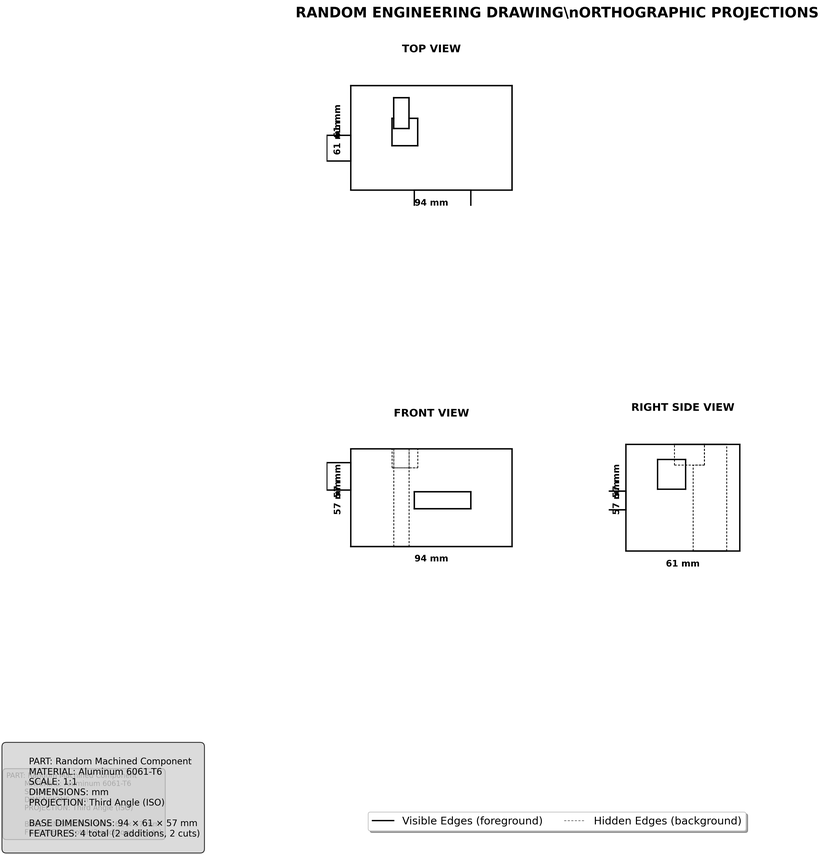
#> input picture random_engineering_drawings.png, 825 x 855 px, shrunk from 3883 x 4025 before the run
$ python HLR_Analysis_Tool.py
#> lines starting #> are read from the running program, lines starting #| are printed output that depends on the picture; after the words box and inside, x2 and y2 are one past the last pixel; in counts of white or black regions, pixels touching at a corner belong together
#!/usr/bin/env python3
"""
HLR Analysis Tool - Detailed analysis of hidden line removal accuracy
"""

import sys
import os
import matplotlib.pyplot as plt
import matplotlib.image as mpimg
import numpy as np
from PIL import Image

def analyze_hlr_output():
    """Analyze the HLR output for correctness issues."""
    print("HLR Analysis Tool")
    print("="*50)

    # Load the most recent drawing
    drawing_file = "random_engineering_drawings.png"

    if not os.path.exists(drawing_file):
        print(f"❌ Drawing file not found: {drawing_file}")
        return

    print(f"✓ Analyzing: {drawing_file}")

    # Load and analyze the image
    try:
        img = Image.open(drawing_file)
#> img is the input picture: PIL image 825x855 RGBA; mean R, G, B, A 249.7, 249.7, 249.7, 255
        img_array = np.array(img)

        print(f"Image dimensions: {img.size}")
#| Image dimensions: (825, 855)
        print(f"Image mode: {img.mode}")
#| Image mode: RGBA

        # Analyze the drawing content
        analyze_drawing_content(img_array)

    except Exception as e:
        print(f"❌ Error loading image: {e}")

def analyze_drawing_content(img_array):
    """Analyze the drawing content for HLR issues."""
    print("\nDrawing Content Analysis:")
    print("-" * 30)

    # Convert to grayscale for analysis
    if len(img_array.shape) == 3:
        gray = np.mean(img_array, axis=2)
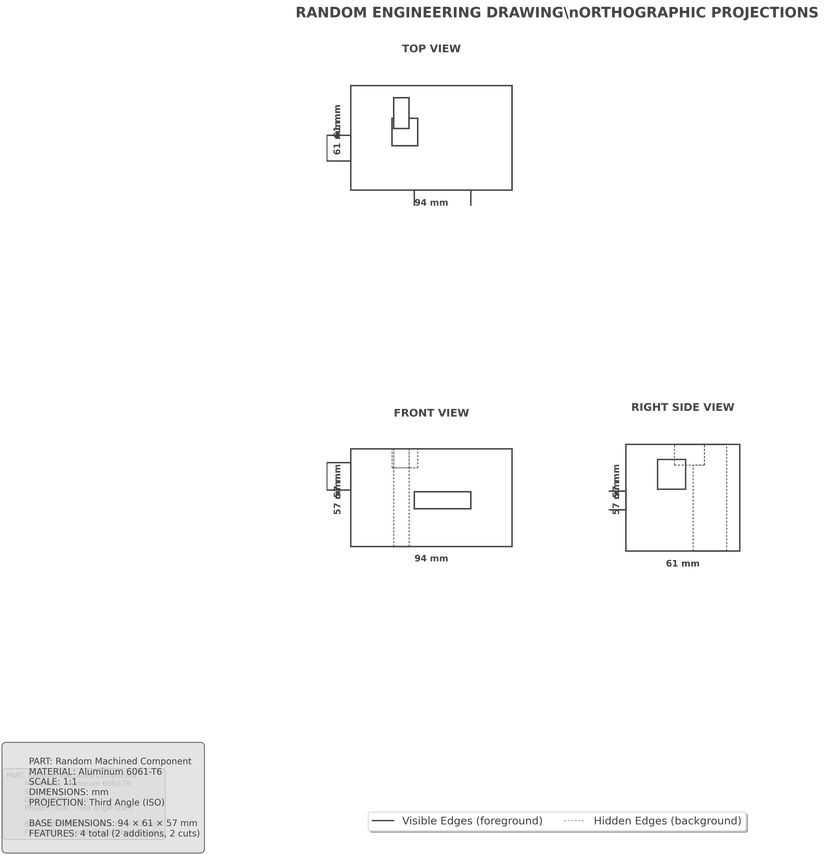
#> gray: shape (855, 825) float64; min 63.75, max 255, mean 251.1
    else:
        gray = img_array

    # Find line pixels (non-white areas)
    line_pixels = gray < 250  # Assuming white background
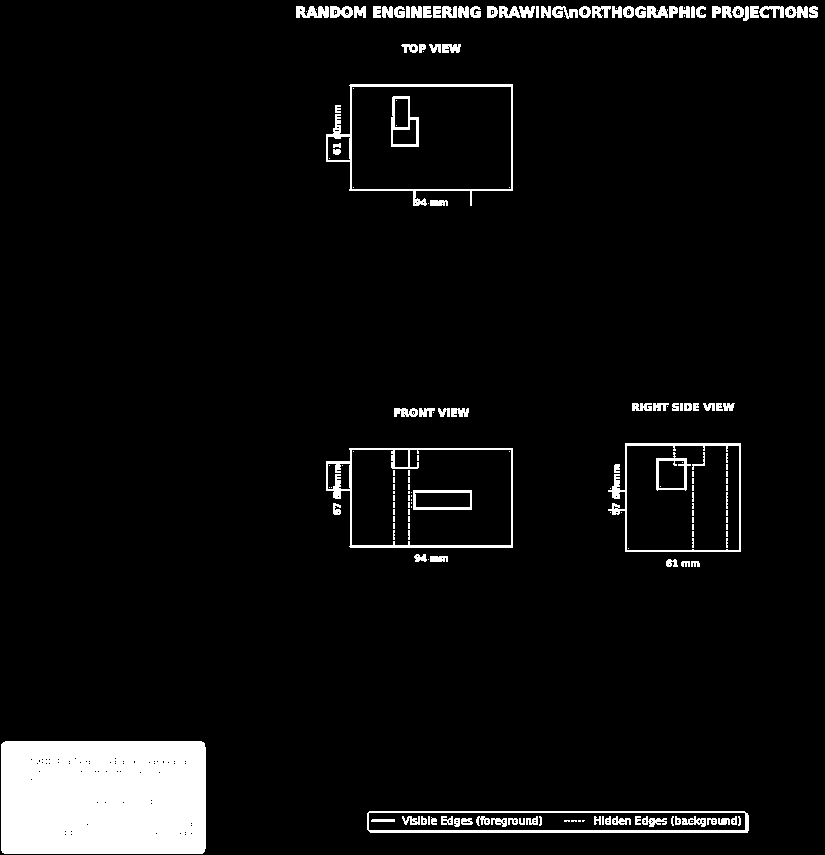
#> line_pixels: shape (855, 825) bool; 5.6% white; 190 white regions (90 under 20 px), largest, box (x1, y1, x2, y2) and area: (1, 741, 206, 854) 23070, (367, 811, 749, 833) 1992, (326, 448, 513, 548) 1766
    line_count = np.sum(line_pixels)
#> line_count = 39674
    total_pixels = gray.size
#> total_pixels = 705375

    print(f"Line density: {line_count/total_pixels:.4f}")
#| Line density: 0.0562

    # Analyze line patterns
    analyze_line_patterns(img_array)

def analyze_line_patterns(img_array):
    """Analyze line patterns to identify solid vs dashed lines."""
    print("\nLine Pattern Analysis:")
    print("-" * 25)

    # This is a simplified analysis
    # In a real implementation, you'd need more sophisticated pattern recognition

    # Check for color variations (solid vs dashed lines)
    if len(img_array.shape) == 3:
        # Look for different colors/styles
        unique_colors = np.unique(img_array.reshape(-1, img_array.shape[-1]), axis=0)
#> unique_colors = 256 rows, first 6: [0, 0, 0, 255], [1, 1, 1, 255], [2, 2, 2, 255], [3, 3, 3, 255], [4, 4, 4, 255], [5, 5, 5, 255]
        print(f"Unique colors found: {len(unique_colors)}")
#| Unique colors found: 256

        # Identify potential line colors
        non_white_colors = []
        for color in unique_colors:
            if not np.all(color > 240):  # Not white/near-white
                non_white_colors.append(color)
#> this loop made 256 passes
#> after the loop, non_white_colors = 241 items, first 6: [0, 0, 0, 255], [1, 1, 1, 255], [2, 2, 2, 255], [3, 3, 3, 255], [4, 4, 4, 255], [5, 5, 5, 255]

        print(f"Non-white colors (potential lines): {len(non_white_colors)}")
#| Non-white colors (potential lines): 241
        for i, color in enumerate(non_white_colors):
            print(f"  Color {i+1}: RGB{tuple(color)}")
#> this loop made 241 passes
#|   Color 1: RGB(0, 0, 0, 255)
#|   Color 2: RGB(1, 1, 1, 255)
#|   Color 3: RGB(2, 2, 2, 255)
#|   Color 4: RGB(3, 3, 3, 255)
#|   Color 5: RGB(4, 4, 4, 255)
#|   Color 6: RGB(5, 5, 5, 255)
#|   Color 7: RGB(6, 6, 6, 255)
#|   Color 8: RGB(7, 7, 7, 255)
#> (further printed lines are left out)

def identify_hlr_issues():
    """Identify specific HLR issues based on engineering drawing standards."""
    print("\nCommon HLR Issues to Check:")
    print("-" * 35)

    issues = [
        "1. Visible edges shown as dashed (should be solid)",
        "2. Hidden edges shown as solid (should be dashed)",
        "3. Incorrect depth perception - front edges behind back edges",
        "4. Missing hidden edges that should be visible",
        "5. Extra hidden edges that should not be visible",
        "6. Inconsistent line weights or styles",
        "7. Overlapping or conflicting line representations"
    ]

    for issue in issues:
        print(f"  {issue}")

def suggest_hlr_improvements():
    """Suggest specific improvements for HLR algorithm."""
    print("\nSuggested HLR Improvements:")
    print("-" * 35)

    suggestions = [
        "1. Increase ray sampling resolution (current: 100 samples)",
        "2. Implement proper solid classification using BRepClass3d",
        "3. Add face normal analysis for front-facing vs back-facing",
        "4. Use Z-buffer depth testing for accurate visibility",
        "5. Implement proper edge-face relationship analysis",
        "6. Add geometric validation for edge visibility",
        "7. Use multiple ray directions for robust intersection testing"
    ]

    for suggestion in suggestions:
        print(f"  {suggestion}")

def debug_specific_geometry():
    """Debug the specific geometry in the simplified test model."""
    print("\nSimplified Test Model Debug:")
    print("-" * 35)

    print("Model composition:")
    print("  • Base cuboid: 94 x 61 x 57 mm")
    print("  • Cut feature: 8.0 x 17.0 x 67.0 mm at (21.0, 38.0, -5.0)")
    print("  • Boss feature: 33.0 x 27.0 x 10.0 mm at (2.0, 1.0, 57.0)")

    print("\nExpected visibility in each view:")
    print("Front view (looking along -Y):")
    print("  • Base cuboid front face should be visible")
    print("  • Cut creates visible opening on front face")
    print("  • Boss extends upward, front face visible")
    print("  • Back edges of cut should be hidden (dashed)")

    print("Top view (looking along -Z):")
    print("  • Base cuboid top face visible")
    print("  • Cut opening visible on top")
    print("  • Boss visible as rectangular protrusion")
    print("  • Bottom edges of features should be hidden")

    print("Side view (looking along -X):")
    print("  • Base cuboid side face visible")
    print("  • Cut visible as rectangular opening")
    print("  • Boss visible on top")
    print("  • Far-side edges should be hidden")

if __name__ == "__main__":
    analyze_hlr_output()
    print()
    identify_hlr_issues()
    print()
    suggest_hlr_improvements()
    print()
    debug_specific_geometry()

$ run again, with debug_hidden_lines.png copied over random_engineering_drawings.png
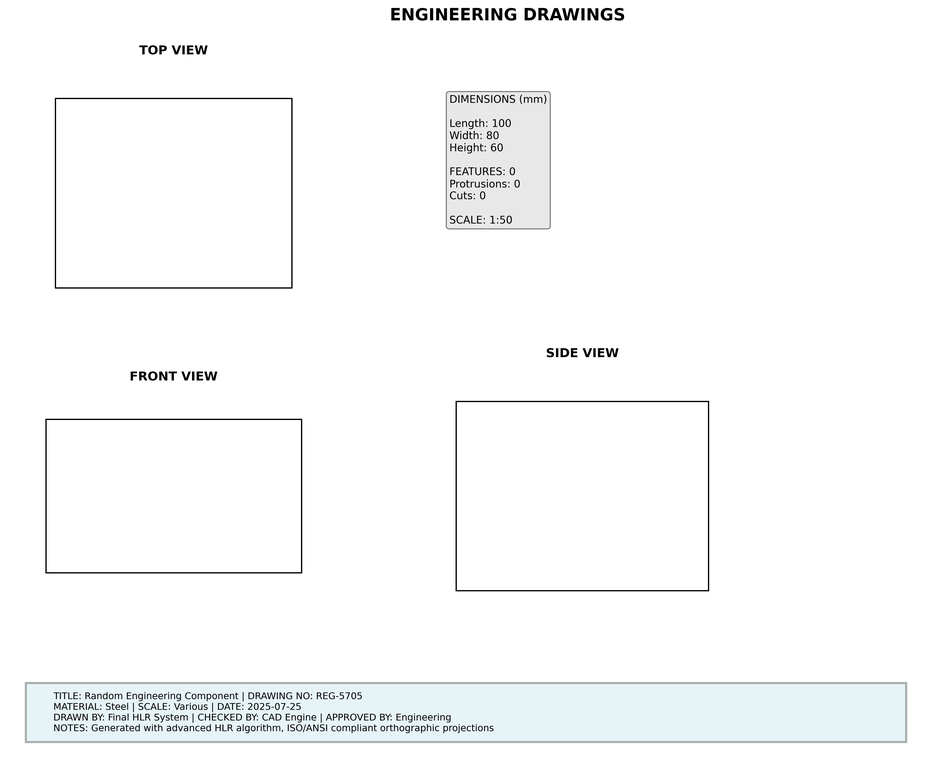
#> input picture debug_hidden_lines.png, 932 x 757 px, shrunk from 3756 x 3048 before the run
#> in analyze_hlr_output, img is the input picture: PIL image 932x757 RGBA; mean R, G, B, A 248.8, 249.7, 250, 255
#| Image dimensions: (932, 757)
#| Image mode: RGBA
#> in analyze_drawing_content, `gray = np.mean(img_array, axis=2)`:
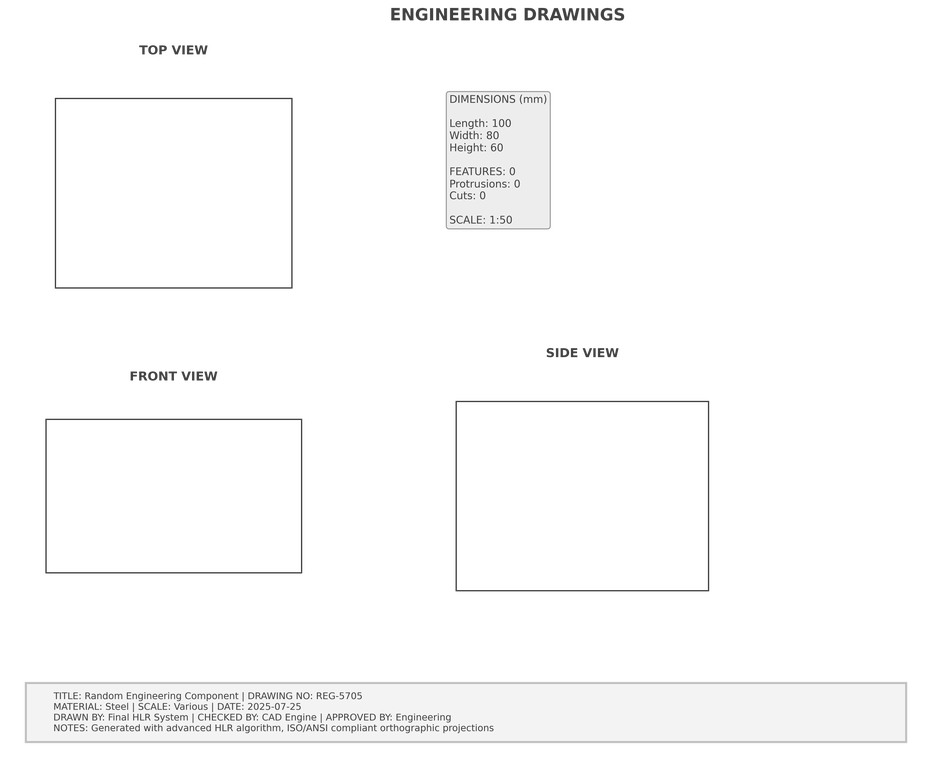
#> gray: shape (757, 932) float64; min 63.75, max 255, mean 250.9
#> in analyze_drawing_content, `line_pixels = gray < 250`:
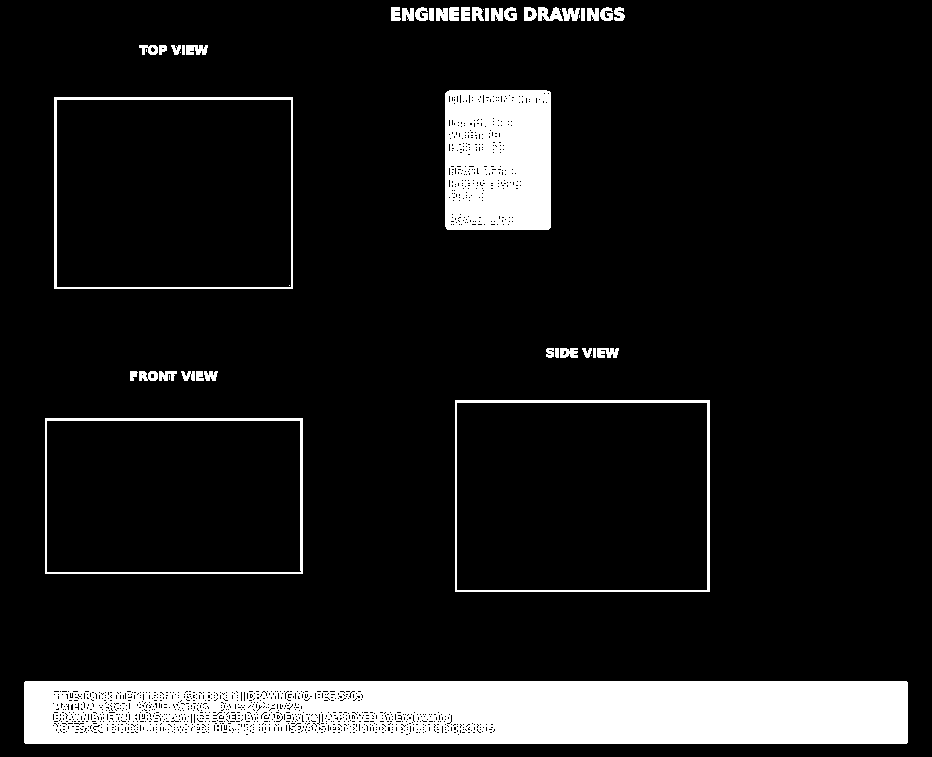
#> line_pixels: shape (757, 932) bool; 11% white; 48 white regions (8 under 20 px), largest, box (x1, y1, x2, y2) and area: (24, 681, 908, 744) 53253, (445, 90, 551, 230) 14306, (455, 400, 710, 592) 2210
#> line_count = 77745
#| Line density: 0.1102
#> unique_colors = 2109 rows, first 6: [0, 0, 0, 255], [0, 1, 0, 255], [1, 0, 0, 255], [1, 1, 1, 255], [2, 2, 2, 255], [3, 3, 3, 255]
#| Unique colors found: 2109
#> the loop in analyze_line_patterns, `for color in unique_colors:` made 2109 passes
#> after the loop in analyze_line_patterns, `for color in unique_colors:`: non_white_colors = 1939 items, first 6: [0, 0, 0, 255], [0, 1, 0, 255], [1, 0, 0, 255], [1, 1, 1, 255], [2, 2, 2, 255], [3, 3, 3, 255]
#| Non-white colors (potential lines): 1939
#> the loop in analyze_line_patterns, `for i, color in enumerate(non_white_colors):` made 1939 passes
#> (printed output is left out)
